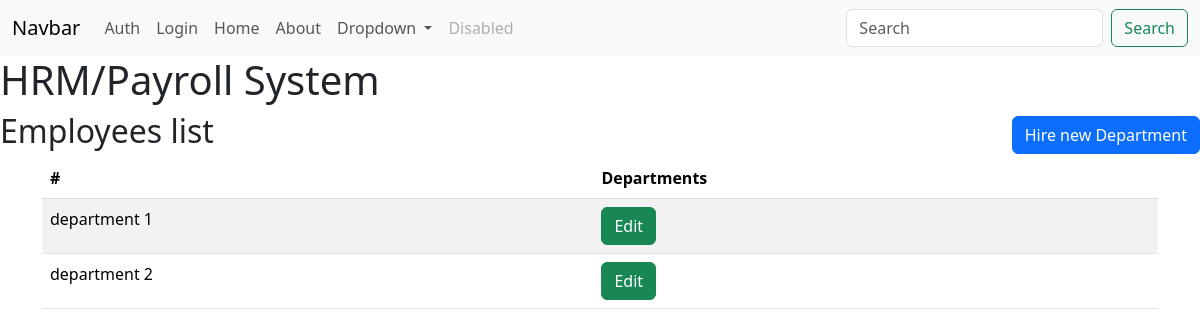
/departments/index, run on the app's committed database.
### tables this page shows
CREATE TABLE department (
    id INTEGER NOT NULL PRIMARY KEY AUTOINCREMENT,
    department_name TEXT UNIQUE NOT NULL,
    department_description TEXT NOT NULL
);

### payroll/departments.py (the view)
@bp.route("/departments/index")
def index():
    db = get_db()
    departments = db.execute("SELECT id, department_name FROM department").fetchall()
    return render_template('departments/index.html', departments = departments)

### payroll/database.py (called while the page is built)
def get_db():
    if 'bd' not in g:
        g.db = sqlite3.connect(
            current_app.config['DATABASE'], detect_types=sqlite3.PARSE_DECLTYPES
        )
        g.db.row_factory = sqlite3.Row
    return g.db

### payroll/templates/departments/index.html (shortened to what this page needs)
{% extends 'base.html' %}
{% block header %}
<div class="d-flex justify-content-between mt-2 align-items-center">
<h2>Employees list</h2>
{% block create %}
<a type="button" class="btn btn-primary" href="{{ url_for('departments.create') }}">Hire new Department</a>
{% endblock %}
</div>
{% endblock header %}
{% block content %}
<div class="container">
    <table class="table table-striped">
<thead>
<tr>
<th scope="col">#</th>
<th scope="col">Departments</th>
</tr>
</thead>
<tbody>
{% for item in departments %}
<tr>
<td>{{ item['department_name'] }}</td>
<td>
<a type="button" class="btn btn-success" href="">Edit</a>
</td>
</tr>
{% endfor %}
</tbody>
</table>
</div>
{% endblock content %}

### data on the page
department: department_name "department 1"
department: department_name "department 2"
